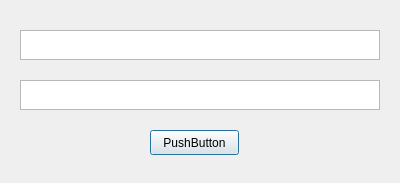
<?xml version="1.0" encoding="UTF-8"?>
<ui version="4.0">
 <class>PostDialog</class>
 <widget class="QDialog" name="PostDialog">
  <property name="geometry">
   <rect>
    <x>0</x>
    <y>0</y>
    <width>400</width>
    <height>183</height>
   </rect>
  </property>
  <property name="windowTitle">
   <string>Dialog</string>
  </property>
  <widget class="QTextEdit" name="textEdit">
   <property name="geometry">
    <rect>
     <x>20</x>
     <y>30</y>
     <width>360</width>
     <height>30</height>
    </rect>
   </property>
  </widget>
  <widget class="QPushButton" name="pushButton">
   <property name="geometry">
    <rect>
     <x>150</x>
     <y>130</y>
     <width>89</width>
     <height>25</height>
    </rect>
   </property>
   <property name="text">
    <string>PushButton</string>
   </property>
  </widget>
  <widget class="QTextEdit" name="textEdit_2">
   <property name="geometry">
    <rect>
     <x>20</x>
     <y>80</y>
     <width>360</width>
     <height>30</height>
    </rect>
   </property>
  </widget>
 </widget>
 <tabstops>
  <tabstop>textEdit</tabstop>
  <tabstop>textEdit_2</tabstop>
  <tabstop>pushButton</tabstop>
 </tabstops>
 <resources/>
 <connections>
  <connection>
   <sender>pushButton</sender>
   <signal>clicked()</signal>
   <receiver>PostDialog</receiver>
   <slot>close()</slot>
   <hints>
    <hint type="sourcelabel">
     <x>197</x>
     <y>141</y>
    </hint>
    <hint type="destinationlabel">
     <x>318</x>
     <y>123</y>
    </hint>
   </hints>
  </connection>
 </connections>
</ui>
